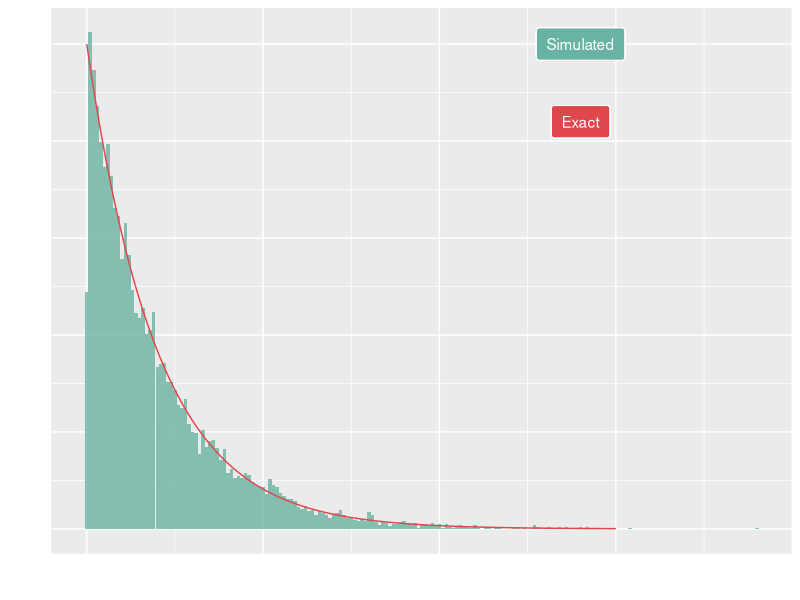

Reproduce this figure in R. (Note: a time limit stopped this script after it produced the figure.)
## ---- chunk 1
knitr::opts_chunk$set(echo = TRUE)
library(tidyverse)
## ---- chunk 2
sim.exp <- function(rate, n){
  u <- runif(n,0,1)
  return(-1/rate * log(1 - u))
}
## ---- chunk 3
rate <- 0.5
n <- 10000
sim <- data.frame(x = sim.exp(rate, n))
x = seq(from = 0, to = 15, by = 0.1)
exact <- data.frame(x = x, y = rate*exp(-rate*x))

ggplot(sim) + 
  geom_histogram(aes(x = x, y = ..density..),
                 alpha = 0.8, fill = "#69b3a2", binwidth = 0.1) + 
  geom_line(data = exact , aes(x = x, y = y), color = "#e0474c")  +
  geom_label(
    label="Simulated", 
    x=14,
    y=0.5,
    label.padding = unit(0.55, "lines"), # Rectangle size around label
    label.size = 0.35,
    color = "white",
    fill= "#69b3a2"
  ) +
  geom_label(
    label="Exact", 
    x=14,
    y=0.42,
    label.padding = unit(0.55, "lines"), # Rectangle size around label
    label.size = 0.35,
    color = "white",
    fill = "#e0474c"
  )
## ---- chunk 4
# mean
data.frame(n.samples = 1:n,
           mean = cumsum(sim$x)/(1:n)) %>%
  ggplot() + geom_line(aes(n.samples, mean)) +
  geom_hline(yintercept = 1/rate, color = "red") +
  ggtitle("mean")
  
# variance
data.frame(n.samples = 1:n,
           mean = cumsum(sim$x)/(1:n),
           mean2 = cumsum(sim$x^2)/(1:n)) %>%
  mutate(var = mean2-mean^2) %>%
  ggplot() + geom_line(aes(n.samples, var)) +
  geom_hline(yintercept = 1/rate^2, color = "red") +
  ggtitle("variance")
